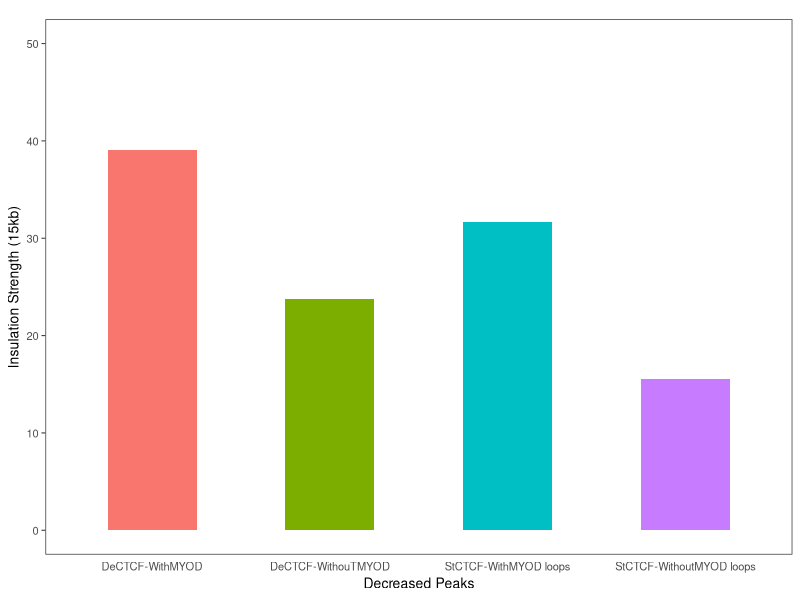
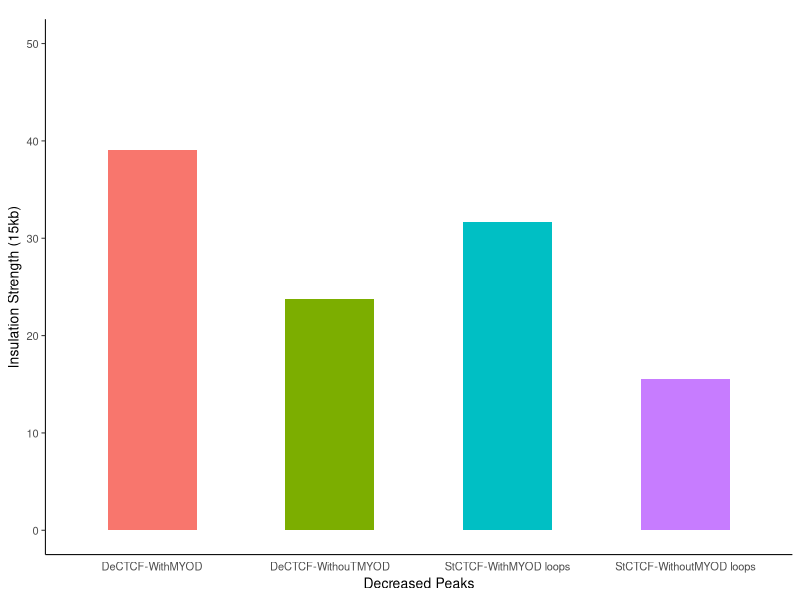

The R source for these figures, in order:
##################################################
## Project: most useful ploting functions
## Script purpose: barplot group by a factor
## Date: 2020-12-07
## Author: Yuting Liu
##################################################

## Section: set envs
##################################################
library(data.table)
library(ggpubr)


## Section: test data
##################################################
mat <- data.frame(type = c('DeCTCF-WithMYOD', 'DeCTCF-WithouTMYOD', 'StCTCF-WithMYOD loops', 'StCTCF-WithoutMYOD loops'), 
                  value = c(432/1105, 249/1048, 2483/7829, 5915/38025))
mat$type = factor(mat$type, levels = c('DeCTCF-WithMYOD', 'DeCTCF-WithouTMYOD', 'StCTCF-WithMYOD loops', 'StCTCF-WithoutMYOD loops'))
mat$value <- mat$value * 100


## Section: seting plot parameters
##################################################
fontsize = 10
linesize = 0.35


# with border
ggplot(mat, aes(x = type, y = value)) +
  geom_bar(aes(fill = type), stat = "identity", width = 0.5,position = "dodge") +
  theme_bw() +
  theme(panel.grid.major = element_blank(),panel.grid.minor = element_blank(),strip.background = element_blank())+
  theme(text = element_text(size = fontsize), line = element_line(size = linesize),
        axis.ticks.length = unit(.1, "cm"), axis.ticks.x = element_blank(), 
        plot.title = element_text(size=2, hjust = 0.5),
        legend.position = "none") +
  ylab('Insulation Strength (15kb)')+ xlab('Decreased Peaks')+ ggtitle(label = "")+ # labs 
  coord_cartesian(ylim = c(0,50))+
  scale_color_manual(values = c('WTGM' ='chartreuse3' , 'MKOGM' = 'coral3')) # colors 


#without border frame
ggplot(mat, aes(x = type, y = value)) +
  geom_bar(aes(fill = type), stat = "identity", width = 0.5,position = "dodge") +
  theme_bw() +
  theme(panel.grid.major = element_blank(),panel.grid.minor = element_blank(),
        strip.background = element_blank(),panel.border = element_blank())+
  theme(text = element_text(size = fontsize), line = element_line(size = linesize),
        axis.ticks.length = unit(.1, "cm"), axis.ticks.x = element_blank(), 
        axis.line = element_line(colour = "black", size = linesize),
        plot.title = element_text(size=2, hjust = 0.5),
        legend.position = "none") +
  ylab('Insulation Strength (15kb)')+ xlab('Decreased Peaks')+ ggtitle(label = "")+ # labs 
  coord_cartesian(ylim = c(0,50))+
  scale_color_manual(values = c('WTGM' ='chartreuse3' , 'MKOGM' = 'coral3')) # colors 

